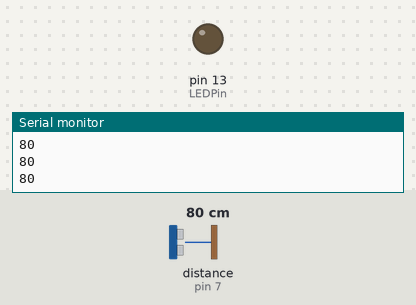
Simulated run of this sketch. Board: Arduino Uno, built with avr-gcc and run on an emulated ATmega328P. On the bench: output pins drawn as LEDs (lit = HIGH), the last lines printed to the serial monitor. Wiring (inferred from the names in the program): ultrasonic range finder: trigger pin 8; echo pin 7. The inputs (shaded band) are chosen by the test bench; at power-on: distance to the obstacle (sensor on pin 7) 80 cm. The echo pulse lasts 58.3 µs per cm; pins used as bus, display or sensor lines are not drawn.

Above: at 1.2 s.
1.3 s: distance to the obstacle (sensor on pin 7) set to 196 cm
2.8 s: distance to the obstacle (sensor on pin 7) set to 204 cm
At 4.0 s:
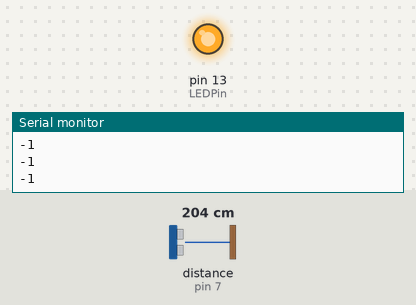
4.3 s: distance to the obstacle (sensor on pin 7) set to 2 cm
At 4.7 s:
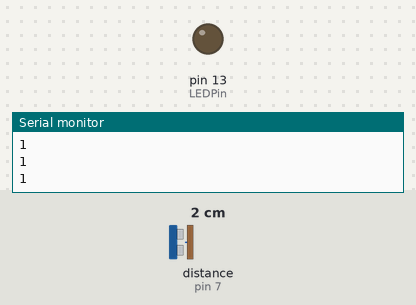
5.8 s: distance to the obstacle (sensor on pin 7) set to 250 cm
At 7.2 s:
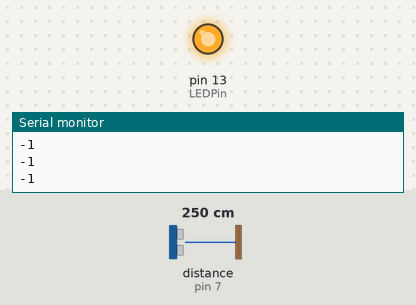
Timing chart, 0 to 8.3 s (numbered marks = the images above; inputs shaded):
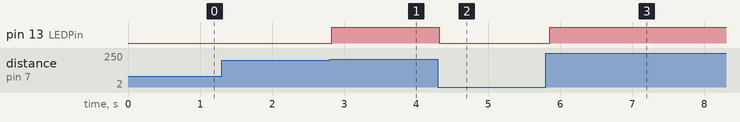

Measured:
- the behaviour switches between 199 and 200 cm on distance to the obstacle (sensor on pin 7) (found by bisection; images 0 and 1)
- after the input at 2.8 s, pin 13 (LEDPin): LOW → HIGH at once
- after the input at 4.3 s, pin 13 (LEDPin): HIGH → LOW at once
- after the input at 5.8 s, pin 13 (LEDPin): LOW → HIGH after 0.06 s

The sketch:

ultrasonic_distance_programming.ino
```cpp
/*
 HC-SR04 Ping distance sensor:
 VCC to arduino 5v
 GND to arduino GND
 Echo to Arduino pin 7
 Trig to Arduino pin 8

 This sketch originates from Virtualmix: http://goo.gl/kJ8Gl
 Has been modified by Winkle ink here: http://winkleink.blogspot.com.au/2012/05/arduino-hc-sr04-ultrasonic-distance.html
 And modified further by ScottC here: http://arduinobasics.blogspot.com.au/2012/11/arduinobasics-hc-sr04-ultrasonic-sensor.html
 on 10 Nov 2012.
 */


#define echoPin 7 // Echo Pin
#define trigPin 8 // Trigger Pin
#define LEDPin 13 // Onboard LED

int maximumRange = 200; // Maximum range needed
int minimumRange = 0; // Minimum range needed
long duration, distance; // Duration used to calculate distance

void setup() {
 Serial.begin (9600);
 pinMode(trigPin, OUTPUT);
 pinMode(echoPin, INPUT);
 pinMode(LEDPin, OUTPUT); // Use LED indicator (if required)
}

void loop() {
/* The following trigPin/echoPin cycle is used to determine the
 distance of the nearest object by bouncing soundwaves off of it. */
 digitalWrite(trigPin, LOW);
 delayMicroseconds(2);

 digitalWrite(trigPin, HIGH);
 delayMicroseconds(10);

 digitalWrite(trigPin, LOW);
 duration = pulseIn(echoPin, HIGH);

 //Calculate the distance (in cm) based on the speed of sound.
 distance = duration/58.2;

 if (distance >= maximumRange || distance <= minimumRange){
 /* Send a negative number to computer and Turn LED ON
 to indicate "out of range" */
 Serial.println("-1");
 digitalWrite(LEDPin, HIGH);
 }
 else {
 /* Send the distance to the computer using Serial protocol, and
 turn LED OFF to indicate successful reading. */
 Serial.println(distance);
 digitalWrite(LEDPin, LOW);
 }

 //Delay 50ms before next reading.
 delay(50);
}

// End Arduino, start Processing
// Take care of: myPort (for serial comm)
///*
///* The following Processing Sketch was created by ScottC on
// the 10 Nov 2012 : http://arduinobasics.blogspot.com/
//
// Inspired by this Processing sketch by Daniel Shiffman:
// http://processing.org/learning/basics/sinewave.html
//
//*/
//import processing.serial.*;
//
//
//int numOfShapes = 60; // Number of squares to display on screen
//int shapeSpeed = 2; // Speed at which the shapes move to new position
// // 2 = Fastest, Larger numbers are slower
//
////Global Variables
//Square[] mySquares = new Square[numOfShapes];
//int shapeSize, distance;
//String comPortString;
//Serial myPort;
//
///* -----------------------Setup ---------------------------*/
//void setup(){
// size(displayWidth,displayHeight); //Use entire screen size.
// smooth(); // draws all shapes with smooth edges.
//
// /* Calculate the size of the squares and initialise the Squares array */
// shapeSize = (width/numOfShapes);
// for(int i = 0; i<numOfShapes; i++){
// mySquares[i]=new Square(int(shapeSize*i),height-40);
// }
//
// /*Open the serial port for communication with the Arduino
// Make sure the COM port is correct - I am using COM port 8 */
// myPort = new Serial(this, "/dev/ttyACM2", 9600);
// myPort.bufferUntil('\n'); // Trigger a SerialEvent on new line
//}
//
///* ------------------------Draw -----------------------------*/
//void draw(){
// background(0); //Make the background BLACK
// delay(50); //Delay used to refresh screen
// drawSquares(); //Draw the pattern of squares
//}
//
//
///* ---------------------serialEvent ---------------------------*/
//void serialEvent(Serial cPort){
// comPortString = cPort.readStringUntil('\n');
// if(comPortString != null) {
// comPortString=trim(comPortString);
//
// /* Use the distance received by the Arduino to modify the y position
// of the first square (others will follow). Should match the
// code settings on the Arduino. In this case 200 is the maximum
// distance expected. The distance is then mapped to a value
// between 1 and the height of your screen */
// distance = int(map(Integer.parseInt(comPortString),1,200,1,height));
// if(distance<0){
// /*If computer receives a negative number (-1), then the
// sensor is reporting an "out of range" error. Convert all
// of these to a distance of 0. */
// distance = 0;
// }
// }
//}
//
//
///* ---------------------drawSquares ---------------------------*/
//void drawSquares(){
// int oldY, newY, targetY, redVal, blueVal;
//
// /* Set the Y position of the 1st square based on
// sensor value received */
// mySquares[0].setY((height-shapeSize)-distance);
//
// /* Update the position and colour of each of the squares */
// for(int i = numOfShapes-1; i>0; i--){
// /* Use the previous square's position as a target */
// targetY=mySquares[i-1].getY();
// oldY=mySquares[i].getY();
//
// if(abs(oldY-targetY)<2){
// newY=targetY; //This helps to line them up
// }else{
// //calculate the new position of the square
// newY=oldY-((oldY-targetY)/shapeSpeed);
// }
// //Set the new position of the square
// mySquares[i].setY(newY);
//
// /*Calculate the colour of the square based on its
// position on the screen */
// blueVal = int(map(newY,0,height,0,255));
// redVal = 255-blueVal;
// fill(redVal,0,blueVal);
//
// /* Draw the square on the screen */
// rect(mySquares[i].getX(), mySquares[i].getY(),shapeSize,shapeSize);
// }
//}
//
///* ---------------------sketchFullScreen---------------------------*/
//// This puts processing into Full Screen Mode
//boolean sketchFullScreen() {
// return true;
//}
//
///* ---------------------CLASS: Square ---------------------------*/
//class Square{
// int xPosition, yPosition;
//
// Square(int xPos, int yPos){
// xPosition = xPos;
// yPosition = yPos;
// }
//
// int getX(){
// return xPosition;
// }
//
// int getY(){
// return yPosition;
// }
//
// void setY(int yPos){
// yPosition = yPos;
// }
//}
```
